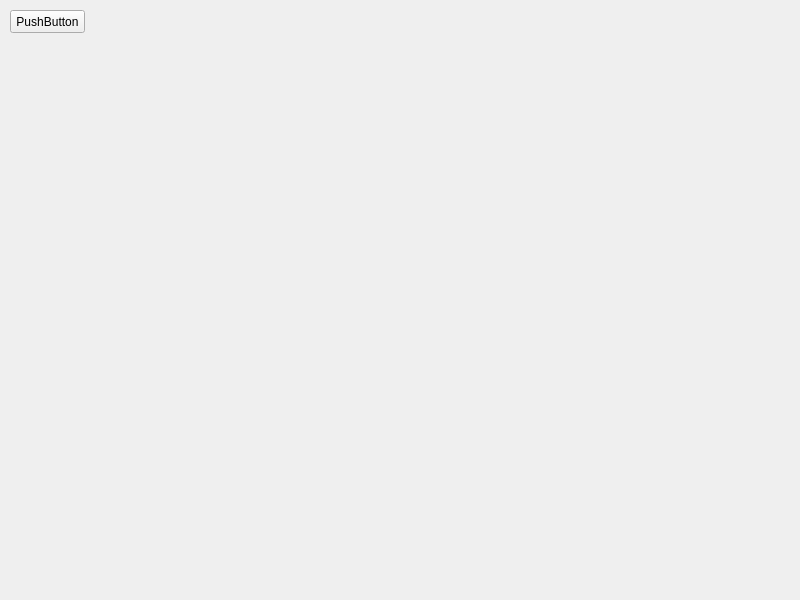
<?xml version="1.0" encoding="UTF-8"?>
<ui version="4.0">
 <class>MainWindow</class>
 <widget class="QMainWindow" name="MainWindow">
  <property name="geometry">
   <rect>
    <x>0</x>
    <y>0</y>
    <width>800</width>
    <height>600</height>
   </rect>
  </property>
  <property name="windowTitle">
   <string>MainWindow</string>
  </property>
  <widget class="QWidget" name="centralwidget">
   <widget class="QPushButton" name="pushButton">
    <property name="geometry">
     <rect>
      <x>10</x>
      <y>10</y>
      <width>75</width>
      <height>23</height>
     </rect>
    </property>
    <property name="text">
     <string>PushButton</string>
    </property>
   </widget>
  </widget>
 </widget>
 <resources/>
 <connections/>
</ui>
